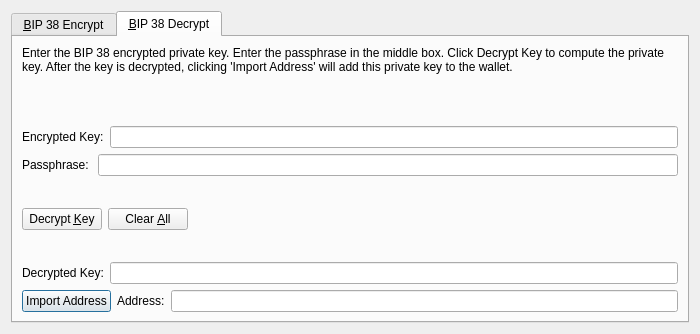
<?xml version="1.0" encoding="UTF-8"?>
<ui version="4.0">
 <class>Bip38ToolDialog</class>
 <widget class="QDialog" name="Bip38ToolDialog">
  <property name="geometry">
   <rect>
    <x>0</x>
    <y>0</y>
    <width>700</width>
    <height>334</height>
   </rect>
  </property>
  <property name="windowTitle">
   <string>BIP 38 Tool</string>
  </property>
  <property name="modal">
   <bool>true</bool>
  </property>
  <layout class="QVBoxLayout" name="verticalLayout">
   <item>
    <widget class="QTabWidget" name="tabWidget">
     <property name="currentIndex">
      <number>1</number>
     </property>
     <widget class="QWidget" name="tabBip38Encrypt">
      <attribute name="title">
       <string>&amp;BIP 38 Encrypt</string>
      </attribute>
      <layout class="QVBoxLayout" name="verticalLayout_SM">
       <item>
        <widget class="QLabel" name="infoLabel_ENC">
         <property name="text">
          <string>Enter a cobrax Address that you would like to encrypt using BIP 38. Enter a passphrase in the middle box. Press encrypt to compute the encrypted private key.</string>
         </property>
         <property name="textFormat">
          <enum>Qt::PlainText</enum>
         </property>
         <property name="wordWrap">
          <bool>true</bool>
         </property>
        </widget>
       </item>
       <item>
        <layout class="QHBoxLayout" name="horizontalLayout_1_ENC">
         <property name="spacing">
          <number>0</number>
         </property>
         <item>
          <widget class="QLabel" name="label_5">
           <property name="text">
            <string>Address:</string>
           </property>
          </widget>
         </item>
         <item>
          <widget class="QValidatedLineEdit" name="addressIn_ENC">
           <property name="toolTip">
            <string>The cobrax address to sign the message with</string>
           </property>
          </widget>
         </item>
         <item>
          <widget class="QPushButton" name="addressBookButton_ENC">
           <property name="toolTip">
            <string>Choose previously used address</string>
           </property>
           <property name="text">
            <string/>
           </property>
           <property name="icon">
            <iconset resource="../cobrax.qrc">
             <normaloff>:/icons/address-book</normaloff>:/icons/address-book</iconset>
           </property>
           <property name="shortcut">
            <string>Alt+A</string>
           </property>
           <property name="autoDefault">
            <bool>false</bool>
           </property>
          </widget>
         </item>
         <item>
          <widget class="QPushButton" name="pasteButton_ENC">
           <property name="toolTip">
            <string>Paste address from clipboard</string>
           </property>
           <property name="text">
            <string/>
           </property>
           <property name="icon">
            <iconset resource="../cobrax.qrc">
             <normaloff>:/icons/editpaste</normaloff>:/icons/editpaste</iconset>
           </property>
           <property name="shortcut">
            <string>Alt+P</string>
           </property>
           <property name="autoDefault">
            <bool>false</bool>
           </property>
          </widget>
         </item>
        </layout>
       </item>
       <item>
        <layout class="QHBoxLayout" name="horizontalLayout_5">
         <item>
          <widget class="QLabel" name="label_6">
           <property name="text">
            <string>Passphrase: </string>
           </property>
          </widget>
         </item>
         <item>
          <widget class="QLineEdit" name="passphraseIn_ENC">
           <property name="echoMode">
            <enum>QLineEdit::Password</enum>
           </property>
          </widget>
         </item>
        </layout>
       </item>
       <item>
        <layout class="QHBoxLayout" name="horizontalLayout_2_ENC">
         <property name="spacing">
          <number>0</number>
         </property>
         <item>
          <widget class="QLabel" name="encryptedKeyLabel_ENC">
           <property name="text">
            <string>Encrypted Key:</string>
           </property>
           <property name="textFormat">
            <enum>Qt::PlainText</enum>
           </property>
          </widget>
         </item>
         <item>
          <widget class="QLineEdit" name="encryptedKeyOut_ENC">
           <property name="font">
            <font>
             <italic>true</italic>
            </font>
           </property>
           <property name="readOnly">
            <bool>true</bool>
           </property>
          </widget>
         </item>
         <item>
          <widget class="QPushButton" name="copyKeyButton_ENC">
           <property name="toolTip">
            <string>Copy the current signature to the system clipboard</string>
           </property>
           <property name="text">
            <string/>
           </property>
           <property name="icon">
            <iconset resource="../cobrax.qrc">
             <normaloff>:/icons/editcopy</normaloff>:/icons/editcopy</iconset>
           </property>
           <property name="autoDefault">
            <bool>false</bool>
           </property>
          </widget>
         </item>
        </layout>
       </item>
       <item>
        <layout class="QHBoxLayout" name="horizontalLayout_3_ENC">
         <item>
          <widget class="QPushButton" name="encryptKeyButton_ENC">
           <property name="toolTip">
            <string>Sign the message to prove you own this cobrax address</string>
           </property>
           <property name="text">
            <string>Encrypt &amp;Key</string>
           </property>
           <property name="icon">
            <iconset resource="../cobrax.qrc">
             <normaloff>:/icons/edit</normaloff>:/icons/edit</iconset>
           </property>
           <property name="autoDefault">
            <bool>false</bool>
           </property>
          </widget>
         </item>
         <item>
          <widget class="QPushButton" name="clearButton_ENC">
           <property name="toolTip">
            <string>Reset all sign message fields</string>
           </property>
           <property name="text">
            <string>Clear &amp;All</string>
           </property>
           <property name="icon">
            <iconset resource="../cobrax.qrc">
             <normaloff>:/icons/remove</normaloff>:/icons/remove</iconset>
           </property>
           <property name="autoDefault">
            <bool>false</bool>
           </property>
          </widget>
         </item>
         <item>
          <spacer name="horizontalSpacer_1_ENC">
           <property name="orientation">
            <enum>Qt::Horizontal</enum>
           </property>
           <property name="sizeHint" stdset="0">
            <size>
             <width>40</width>
             <height>48</height>
            </size>
           </property>
          </spacer>
         </item>
         <item>
          <widget class="QLabel" name="statusLabel_ENC">
           <property name="font">
            <font>
             <weight>75</weight>
             <bold>true</bold>
            </font>
           </property>
           <property name="text">
            <string/>
           </property>
           <property name="wordWrap">
            <bool>true</bool>
           </property>
          </widget>
         </item>
         <item>
          <spacer name="horizontalSpacer_2_ENC">
           <property name="orientation">
            <enum>Qt::Horizontal</enum>
           </property>
           <property name="sizeHint" stdset="0">
            <size>
             <width>40</width>
             <height>48</height>
            </size>
           </property>
          </spacer>
         </item>
        </layout>
       </item>
      </layout>
     </widget>
     <widget class="QWidget" name="tabBip38Decrypt">
      <attribute name="title">
       <string>&amp;BIP 38 Decrypt</string>
      </attribute>
      <layout class="QVBoxLayout" name="verticalLayout_VM">
       <item>
        <widget class="QLabel" name="infoLabel_DEC">
         <property name="text">
          <string>Enter the BIP 38 encrypted private key. Enter the passphrase in the middle box. Click Decrypt Key to compute the private key. After the key is decrypted, clicking 'Import Address' will add this private key to the wallet.</string>
         </property>
         <property name="textFormat">
          <enum>Qt::PlainText</enum>
         </property>
         <property name="alignment">
          <set>Qt::AlignLeading|Qt::AlignLeft|Qt::AlignTop</set>
         </property>
         <property name="wordWrap">
          <bool>true</bool>
         </property>
        </widget>
       </item>
       <item>
        <layout class="QHBoxLayout" name="horizontalLayout_3">
         <item>
          <widget class="QLabel" name="label_2">
           <property name="text">
            <string>Encrypted Key:</string>
           </property>
          </widget>
         </item>
         <item>
          <widget class="QValidatedLineEdit" name="encryptedKeyIn_DEC">
           <property name="toolTip">
            <string>The cobrax address the message was signed with</string>
           </property>
          </widget>
         </item>
        </layout>
       </item>
       <item>
        <layout class="QHBoxLayout" name="horizontalLayout">
         <item>
          <widget class="QLabel" name="label">
           <property name="text">
            <string>Passphrase: </string>
           </property>
          </widget>
         </item>
         <item>
          <widget class="QLineEdit" name="passphraseIn_DEC">
           <property name="echoMode">
            <enum>QLineEdit::Password</enum>
           </property>
          </widget>
         </item>
        </layout>
       </item>
       <item>
        <layout class="QHBoxLayout" name="horizontalLayout_2_DEC">
         <item>
          <widget class="QPushButton" name="decryptKeyButton_DEC">
           <property name="toolTip">
            <string>Verify the message to ensure it was signed with the specified cobrax address</string>
           </property>
           <property name="text">
            <string>Decrypt &amp;Key</string>
           </property>
           <property name="icon">
            <iconset resource="../cobrax.qrc">
             <normaloff>:/icons/transaction_0</normaloff>:/icons/transaction_0</iconset>
           </property>
           <property name="autoDefault">
            <bool>false</bool>
           </property>
          </widget>
         </item>
         <item>
          <widget class="QPushButton" name="clearButton_DEC">
           <property name="toolTip">
            <string>Reset all verify message fields</string>
           </property>
           <property name="text">
            <string>Clear &amp;All</string>
           </property>
           <property name="icon">
            <iconset resource="../cobrax.qrc">
             <normaloff>:/icons/remove</normaloff>:/icons/remove</iconset>
           </property>
           <property name="autoDefault">
            <bool>false</bool>
           </property>
          </widget>
         </item>
         <item>
          <spacer name="horizontalSpacer_1_DEC">
           <property name="orientation">
            <enum>Qt::Horizontal</enum>
           </property>
           <property name="sizeHint" stdset="0">
            <size>
             <width>40</width>
             <height>48</height>
            </size>
           </property>
          </spacer>
         </item>
         <item>
          <widget class="QLabel" name="statusLabel_DEC">
           <property name="font">
            <font>
             <weight>75</weight>
             <bold>true</bold>
            </font>
           </property>
           <property name="text">
            <string/>
           </property>
           <property name="wordWrap">
            <bool>true</bool>
           </property>
          </widget>
         </item>
         <item>
          <spacer name="horizontalSpacer_2_DEC">
           <property name="orientation">
            <enum>Qt::Horizontal</enum>
           </property>
           <property name="sizeHint" stdset="0">
            <size>
             <width>40</width>
             <height>48</height>
            </size>
           </property>
          </spacer>
         </item>
        </layout>
       </item>
       <item>
        <layout class="QHBoxLayout" name="horizontalLayout_2">
         <item>
          <widget class="QLabel" name="label_3">
           <property name="text">
            <string>Decrypted Key:</string>
           </property>
          </widget>
         </item>
         <item>
          <widget class="QValidatedLineEdit" name="decryptedKeyOut_DEC"/>
         </item>
        </layout>
       </item>
       <item>
        <layout class="QHBoxLayout" name="horizontalLayout_4">
         <item>
          <widget class="QPushButton" name="importAddressButton_DEC">
           <property name="text">
            <string>Import Address</string>
           </property>
          </widget>
         </item>
         <item>
          <widget class="QLabel" name="label_4">
           <property name="text">
            <string>Address:</string>
           </property>
          </widget>
         </item>
         <item>
          <widget class="QLineEdit" name="addressOut_DEC"/>
         </item>
        </layout>
       </item>
      </layout>
     </widget>
    </widget>
   </item>
  </layout>
 </widget>
 <customwidgets>
  <customwidget>
   <class>QValidatedLineEdit</class>
   <extends>QLineEdit</extends>
   <header>qvalidatedlineedit.h</header>
  </customwidget>
 </customwidgets>
 <resources>
  <include location="../cobrax.qrc"/>
 </resources>
 <connections/>
</ui>
